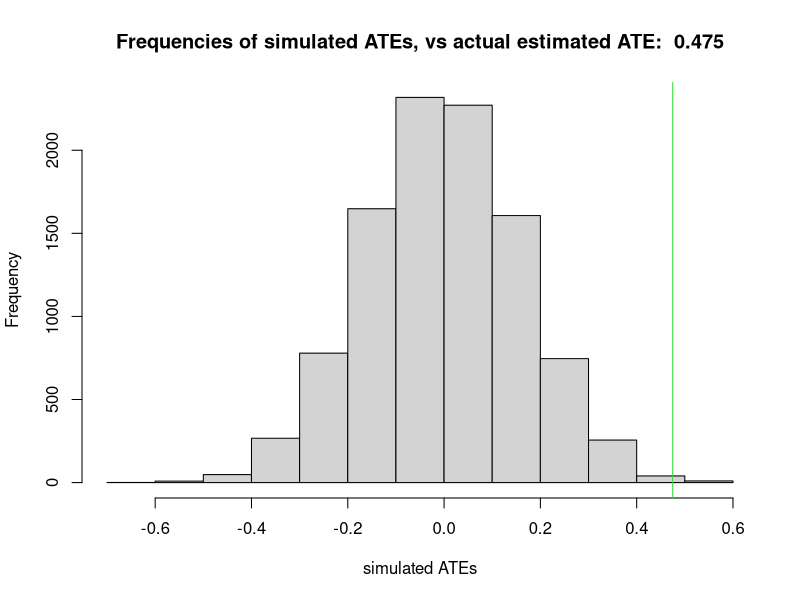
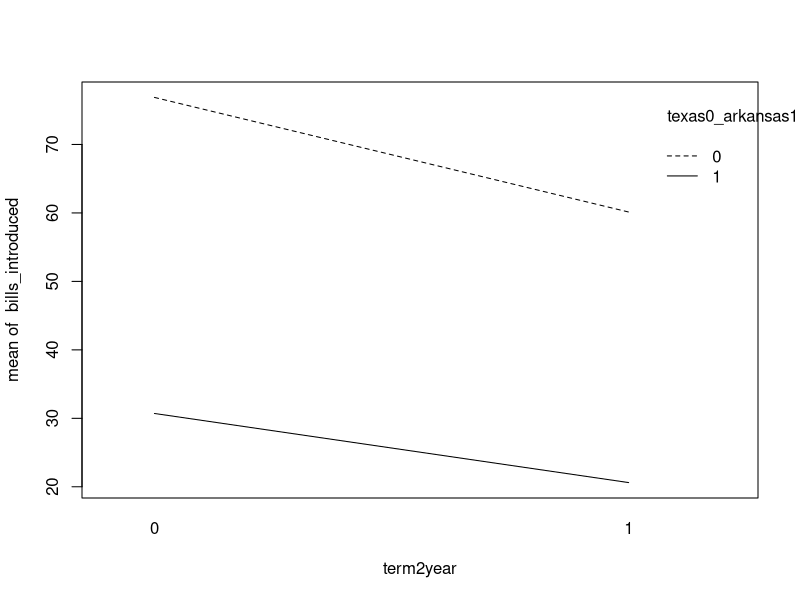

Write R code to recreate these figures, in order.
## ---- chunk 1
library(data.table)
q1.d3.6 <- data.table( read.csv("./data/Clingingsmith.2009.csv") )
# head(q1.d3.6)
# summary(q1.d3.6)
# str(q1.d3.6)

# sanity check on ate from the data
# q1.poc <- q1.d3.6[success==0,mean(views)]
# q1.pot <- q1.d3.6[success==1,mean(views)]
# q1.ate <- q1.pot - q1.poc
q1.m1 <- q1.d3.6[,lm(views ~ success)]
# ate is a view improvement of roughly 0.475
q1.ate <- q1.m1$coefficients[2]

## ---- chunk 2
# conducting 1 simulated random assignment under the sharp null hypothesis (e.g. matters not if person won visa, their view would not have changed)
# so we flip a fair coin for each person in population, 1 = won visa (treatment), 0 = did not win visa (control)
# ... and we don't change the views, because we are assuming that assignment to win or not win a visa would not have changed it at all

# set.seed(87542)
# q1.d3.6 <- q1.d3.6[, success.q1.a := replicate(nrow(q1.d3.6), rbinom(1,1,0.5))]
# q1.m2 <- q1.d3.6[,lm(views ~ success.q1.a)]
# q1.ate.q1.a <- q1.m2$coefficients[2]


# to conduct 10,000 simulated random assignments under the sharp null hypothesis, just need to create a simulate study function and call it 10,000 times
# then get a distribution of ATEs
set.seed(87542)
q1.sim.study <- function() {
    q1.d3.6 <- q1.d3.6[, success.q1.a := replicate(nrow(q1.d3.6), rbinom(1,1,0.5))]
    q1.m2 <- q1.d3.6[,lm(views ~ success.q1.a)]
    q1.ate.q1.a <- q1.m2$coefficients[2]
    return(q1.ate.q1.a)
}
q1.sim.results <- replicate(10000, q1.sim.study())
hist(q1.sim.results, xlab="simulated ATEs", main=paste("Frequencies of simulated ATEs, vs actual estimated ATE: ",round(q1.ate,3)))
abline(v=q1.ate,col="green")
## ---- chunk 3
data.table(q1.sim.results)[,sim.ate.as.large.as.actual.ate:=(q1.sim.results >= q1.ate)][,.N,by=sim.ate.as.large.as.actual.ate]
## ---- chunk 4
# # find the t statistic, given our distribution of simulated ATEs, vs the actual estimated ATE
# q1.t <- (mean(q1.sim.results)-q1.ate) / ( sd(q1.sim.results)/sqrt(length(q1.sim.results)) )
# # find the one-tailed p-value, the chances that our t statistic is less than the estimated ATE
# pt(-abs(q1.t),df=length(q1.sim.results)-1)

# find the one-tailed p-value
# pt(q=mean(q1.sim.results), n=length(q1.sim.results), df=length(q1.sim.results)-1, lower.tail=TRUE)


mean(q1.sim.results > q1.ate)
## ---- chunk 5
data.table(q1.sim.results)[,sim.ate.abs.as.large.as.actual.ate:=(abs(q1.sim.results) >= abs(q1.ate))][,.N,by=sim.ate.abs.as.large.as.actual.ate]
## ---- chunk 6
# # find the two-tailed p-value
# 2 * pt(q=mean(q1.sim.results), n=length(q1.sim.results), df=length(q1.sim.results)-1, lower.tail=TRUE)

mean(abs(q1.sim.results) > abs(q1.ate))
# or
mean(q1.sim.results > q1.ate) * 2
## ---- chunk 7
library(foreign)
library(data.table)
q2.d3.8 <- data.table(read.dta("./data/Titiunik.2010.dta"))
# head(q2.d3.8)
# summary(q2.d3.8)
# str(q2.d3.8)
# hist(q2.d3.8$term2year)
# hist(q2.d3.8$bills_introduced)
# hist(q2.d3.8$texas0_arkansas1)
# q2.d3.8[texas0_arkansas1==0,plot(bills_introduced ~ term2year,main="Texas")]
# q2.d3.8[texas0_arkansas1==1,plot(bills_introduced ~ term2year,main="Arkansas")]
q2.d3.8[,interaction.plot(term2year,texas0_arkansas1,bills_introduced)]
## ---- chunk 8
# use basic methods to estimate the effect on number of bills introduced, by the 2-year term, and the blocking variable texas-vs-arkansas
dcast(
    q2.d3.8[,list(mu=mean(bills_introduced)),by=c("term2year","texas0_arkansas1")] 
    ,texas0_arkansas1 ~ term2year
    ,value.var = "mu"
)

q2.ate.2y.texas.basic <- q2.d3.8[texas0_arkansas1==0 & term2year==1,mean(bills_introduced)] - q2.d3.8[texas0_arkansas1==0 & term2year==0,mean(bills_introduced)]
# -16.74167

q2.ate.2y.arkansas.basic <- q2.d3.8[texas0_arkansas1==1 & term2year==1,mean(bills_introduced)] - q2.d3.8[texas0_arkansas1==1 & term2year==0,mean(bills_introduced)]
# -10.09477


# use OLS regression to estimate the effect on number of bills introduced, by the 2-year term, and the blocking variable texas-vs-arkansas
q2.m1 <- q2.d3.8[texas0_arkansas1==0,lm(bills_introduced ~ term2year)]
(q2.m1)
q2.m2 <- q2.d3.8[texas0_arkansas1==1,lm(bills_introduced ~ term2year)]
(q2.m2)
q2.ate.2y.texas <- q2.m1$coefficients[2]
q2.ate.2y.arkansas <- q2.m1$coefficients[2] + q2.m1$coefficients[3]
## ---- chunk 9

## ---- chunk 10

## ---- chunk 11

## ---- chunk 12

## ---- chunk 13
## load data 
d <- read.csv("./data/ggChapter3.csv")
## ---- chunk 14

## ---- chunk 15

## ---- chunk 16

## ---- chunk 17

## ---- chunk 18

## ---- chunk 19
d2 <- read.csv("./data/listData.csv")
head(d2)
## ---- chunk 20

## ---- chunk 21

## ---- chunk 22

## ---- chunk 23

## ---- chunk 24

## ---- chunk 25

